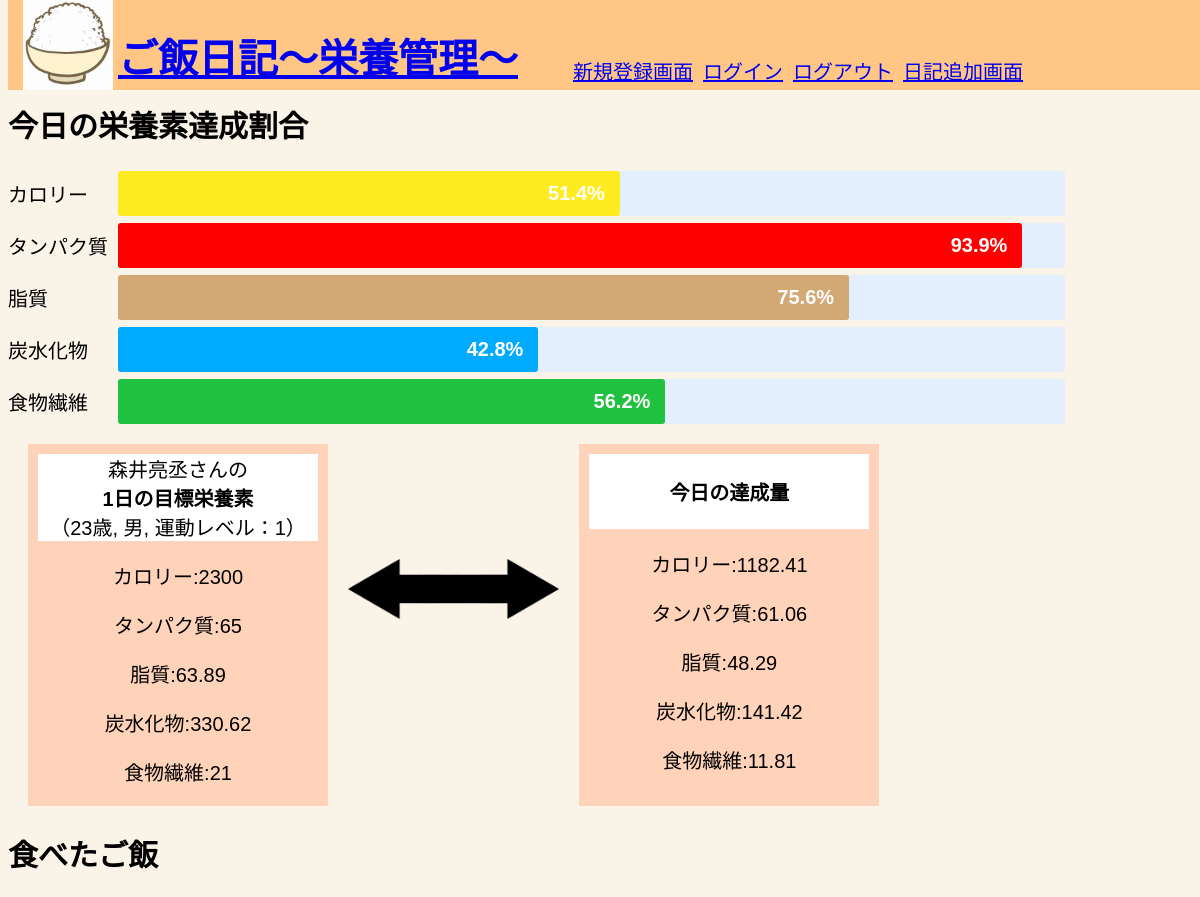
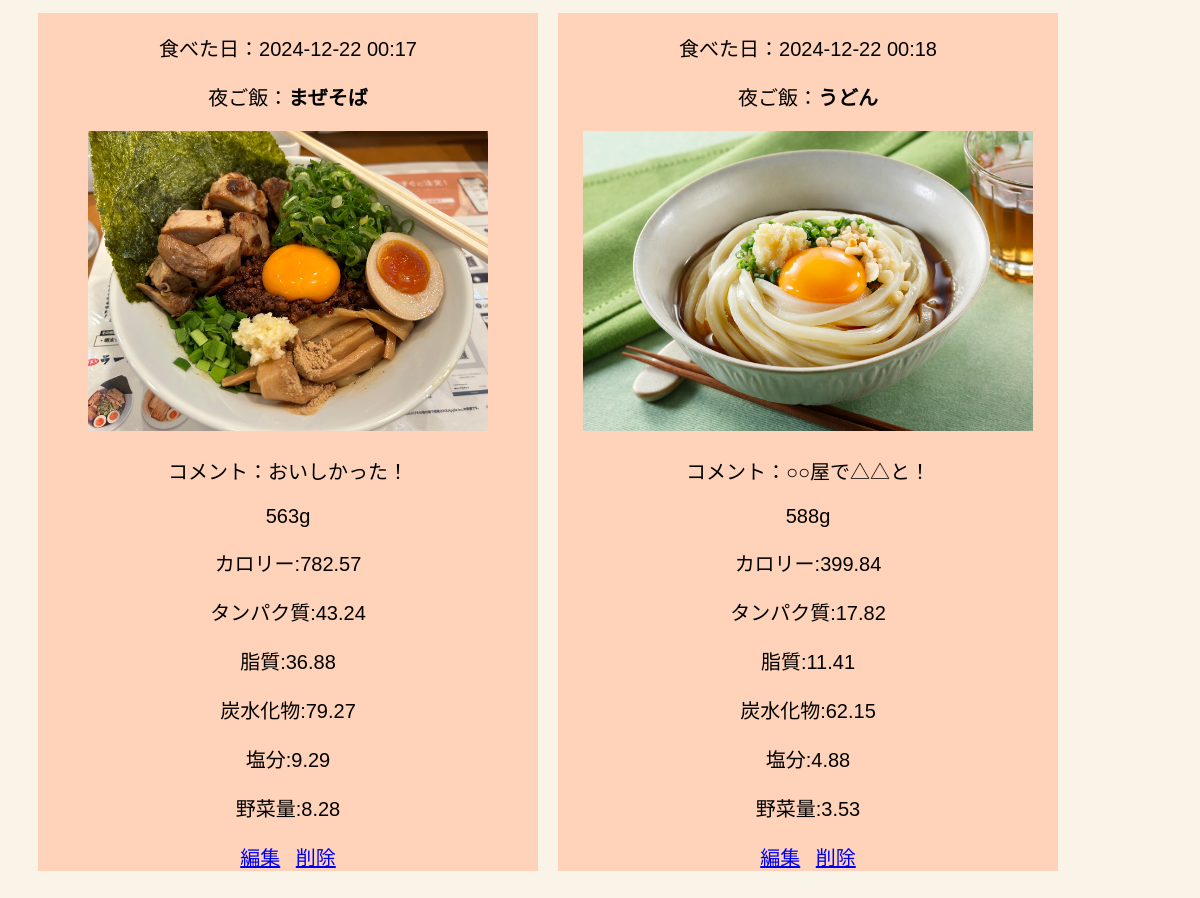
The app's page / (signed in) with its own data (2 pictures, top to bottom).
### app.py (models this page shows)
class User(UserMixin, db.Model):
    id = db.Column(db.Integer, primary_key=True)
    username = db.Column(db.String(50), nullable=False, unique=True)
    password = db.Column(db.String(25))
    age = db.Column(db.Integer, nullable=False)
    sex = db.Column(db.String, nullable=False)
    movetype = db.Column(db.String, nullable=False)
    kcal = db.Column(db.Integer, nullable=False)
    protein = db.Column(db.Integer, nullable=False)
    fat = db.Column(db.Integer, nullable=False)
    carbs = db.Column(db.Integer, nullable=False)
    vege = db.Column(db.Integer, nullable=False)

class Post(db.Model):
    id = db.Column(db.Integer, primary_key=True)
    comment = db.Column(db.String(20), nullable=True)
    pred = db.Column(db.String(140), nullable=False)
    file_path = db.Column(db.String(100), nullable=False)
    userid = db.Column(db.String(50),db.ForeignKey('user.id'), nullable=False)
    kcal = db.Column(db.Integer, nullable=True)
    protein = db.Column(db.Integer, nullable=True)
    fat = db.Column(db.Integer, nullable=True)
    carbs = db.Column(db.Integer, nullable=True)
    salt = db.Column(db.Integer, nullable=True)
    vege = db.Column(db.Integer, nullable=True)
    gram = db.Column(db.Integer, nullable=True)
    created_at = db.Column(db.String, nullable=False)
    meal_time = db.Column(db.String, nullable=True)

### app.py (the view)
@app.route('/')
@login_required
def index():
    today_nutl["kcal"] = 0
    today_nutl["protein"] = 0
    today_nutl["fat"] = 0
    today_nutl["carbs"] = 0
    today_nutl["vege"] = 0
    login_id = current_user.id
    posts = Post.query.filter(Post.userid == login_id)
    users = User.query.filter(User.id == login_id)
    meal_list=[0]*15
    meal_list[0] = Post.query.filter_by(userid=login_id).order_by(Post.id.desc()).first()
    meal_list[1] = Post.query.filter_by(userid=login_id).order_by(Post.id.desc()).offset(1).first()
    num = 0
    flug = 0
    if meal_list[0] and meal_list[1]:
        while flug == 0:
            if meal_list[num].created_at[:10] != meal_list[num+1].created_at[:10]:
                flug = 1
                num -= 1
            else:
                meal_list[num+2] = Post.query.filter_by(userid=login_id).order_by(Post.id.desc()).offset(num+2).first()
            if not meal_list[num+2]:
                flug = 1
            num += 1
    if meal_list[0]:
        for j in range(num+1):
            today_nutl["kcal"] += meal_list[j].kcal
            today_nutl["protein"] += meal_list[j].protein
            today_nutl["fat"] += meal_list[j].fat
            today_nutl["carbs"] += meal_list[j].carbs
            today_nutl["vege"] += meal_list[j].vege
            print(j)
        print("カロリー合計")
        print(today_nutl["kcal"])
    today_nutl["kcal"] = round(today_nutl["kcal"],2)
    today_nutl["protein"] = round(today_nutl["protein"],2)
    today_nutl["fat"] = round(today_nutl["fat"],2)
    today_nutl["carbs"] = round(today_nutl["carbs"],2)
    today_nutl["vege"] = round(today_nutl["vege"],2)
    for i in users:
        nutl_ratio["kcal"] = round(today_nutl["kcal"]/i.kcal*100,1)
        nutl_ratio["protein"] = round(today_nutl["protein"]/i.protein*100,1)
        nutl_ratio["fat"] = round(today_nutl["fat"]/i.fat*100,1)
        nutl_ratio["carbs"] = round(today_nutl["carbs"]/i.carbs*100,1)
        nutl_ratio["vege"] = round(today_nutl["vege"]/i.vege*100,1)
    return render_template('index.html',posts = posts,users = users,nutl=today_nutl,ratio=nutl_ratio)

### app.py (called while the page is built)
@login_manager.user_loader
def load_user(user_id):
    return User.query.get(int(user_id))

### templates/index.html
{% extends "application.html" %}
{% block content %}
    <br>
    <br>
    <br>
    <h2>今日の栄養素達成割合</h2>
    {% for user in users %}
    <dl class="bar-chart-002">
        <div class="bar1">
            <dt>カロリー</dt>
            <dd><span style="width: {{ratio.kcal}}%">{{ratio.kcal}}%</span></dd>
        </div>
        <div class="bar2">
            <dt>タンパク質</dt>
            <dd><span style="width: {{ratio.protein}}%">{{ratio.protein}}%</span></dd>
        </div>
        <div class="bar3">
            <dt>脂質</dt>
            <dd><span style="width: {{ratio.fat}}%">{{ratio.fat}}%</span></dd>
        </div>
        <div class="bar4">
            <dt>炭水化物</dt>
            <dd><span style="width: {{ratio.carbs}}%">{{ratio.carbs}}%</span></dd>
        </div>
        <div class="bar5">
            <dt>食物繊維</dt>
            <dd><span style="width: {{ratio.vege}}%">{{ratio.vege}}%</span></dd>
        </div>
    </dl>
    {% endfor%}
    {% for user in users %}
    <div class = "nutl">
    <div class="purpose">
        <div class="purpose-item">
        {{user.username}}さんの<br><b>1日の目標栄養素</b><br>
        （{{user.age}}歳, {{user.sex}}, 運動レベル：{{user.movetype}}）
        </div>
        <p>カロリー:{{user.kcal}}</p>
        <p>タンパク質:{{user.protein}}</p>
        <p>脂質:{{user.fat}}</p>
        <p>炭水化物:{{user.carbs}}</p>
        <p>食物繊維:{{user.vege}}</p>
    </div>
    {% endfor%}
    <div class="arrow">
        <br><br><br><br><br>
        <img src="../static/image/arrow073.png" height = "60">
    </div>
    <div class="today">
        <div class="today-item">
        <br>
        <b>今日の達成量</b>
        <br>
        <br>
        </div>
        <p>カロリー:{{nutl.kcal}}</p>
        <p>タンパク質:{{nutl.protein}}</p>
        <p>脂質:{{nutl.fat}}</p>
        <p>炭水化物:{{nutl.carbs}}</p>
        <p>食物繊維:{{nutl.vege}}</p>
    </div>
    </div>
    <h2>食べたご飯</h2>
    <div class="dialy">
    {% for post in posts %}
    <div class="dialy-item">
        <p>食べた日：{{post.created_at}}</p>
        <p>{{post.meal_time}}：<b>{{post.pred}}</b></p>
        <img class="upload_image" src={{post.file_path}} height = "300">
        <br>
        <div class="com">
        <p> コメント：{{post.comment}}</p>
        </div>
        <p>{{post.gram}}g</p>
        <p>カロリー:{{post.kcal}}</p>
        <p>タンパク質:{{post.protein}}</p>
        <p>脂質:{{post.fat}}</p>
        <p>炭水化物:{{post.carbs}}</p>
        <p>塩分:{{post.salt}}</p>
        <p>野菜量:{{post.vege}}</p>
        <a href="{{post.id}}/edit">編集</a>
        <a href="{{post.id}}/delete">削除</a>
    </div>
    {% endfor%}
    </div>
{% endblock %}

### templates/application.html (shortened to what this page needs)
<!DOCTYPE html>
<html lang="ja">
<head>
    <link rel=stylesheet href="../static/css/style.css">
</head>
<body>
    <header>
        <img src="../static/image/lice.jpg" height = "90">
        <h1><a href="/">ご飯日記～栄養管理～</a></h1>
        <nav class="url">
            <ul>
                <li><a href="/signup">新規登録画面</a></li>
                <li><a href="/login">ログイン</a></li>
                <li><a href="/logout">ログアウト</a></li>
                <li><a href="/new">日記追加画面</a></li>
            </ul>
        </nav>
    </header>
    {% block content %}
    {% endblock %}
</body>
</html>

### static/css/style.css (style rules this page uses)
header { color: rgb(0, 0, 0); height: 90px; width: 100%; padding: 0px 15px; background-color: rgb(255, 198, 133); position: fixed; top: 0; z-index: 5; display: flex; }
ul { display: flex; list-style: none; }
a { padding: 0 5px; }
body { margin: 10; font-family: "Hiragino Sans W3", "Hiragino Kaku Gothic ProN", "ヒラギノ角ゴ ProN W3", "メイリオ", Meiryo, "ＭＳ Ｐゴシック", "MS PGothic", sans-serif; background-color:rgb(249, 243, 232); font-size: 20px; }
.url { color: #1500f7; text-decoration: none; line-height: 105px; padding: 0 5px; }
.bar-chart-002 { font-size: 1em; }
.bar-chart-002 > div { display: flex; align-items: center; margin-bottom: 7px; }
.bar-chart-002 dt { width: 110px; min-width: 55px; }
.bar-chart-002 dd { width: 80%; margin: 0; border-radius: 3px; background-color: #e3effc; }
.bar-chart-002 span { display: inline-block; padding-right: 15px; border-radius: inherit; color: #fffcfc; font-weight: 600; line-height: 45px; text-align: right; white-space: nowrap; animation: anima-bar-chart-002 1.2s ease; }
.bar1 span { background-color: #ffec20; }
.bar2 span { background-color: #ff0000; }
.bar3 span { background-color: #d2a874; }
.bar4 span { background-color: #00aaff; }
.bar5 span { background-color: #20c040; }
.nutl { display: flex; margin: 20px; }
.purpose { margin-right: 20px; width: 300px; text-align: center; background-color: #ffd3b9; }
.purpose-item { margin: 10px; text-align: center; background-color: #ffffff; }
.today { margin-right: 50px; margin-left: 20px; width: 300px; text-align: center; background-color: #ffd3b9; }
.today-item { margin: 10px; text-align: center; background-color: #ffffff; }
.dialy { display: flex; margin: 20px; }
.dialy-item { background-color: #ffd3b9; margin: 10px; text-align: center; width: 500px; }

### records on screen
User: kcal "51.4", protein "93.9", fat "75.6", carbs "42.8", vege "56.2", username "森井亮丞", age "23", sex "男", movetype "1", kcal "2300", protein "65", fat "63.89", carbs "330.62", vege "21"
Post: created_at "2024-12-22 00:17", meal_time "夜ご飯", pred "まぜそば", shows a picture, comment "おいしかった！", gram "563", kcal "782.57", protein "43.24", fat "36.88", carbs "79.27", salt "9.29", vege "8.28"
Post: created_at "2024-12-22 00:18", meal_time "夜ご飯", pred "うどん", shows a picture, comment "○○屋で△△と！", gram "588", kcal "399.84", protein "17.82", fat "11.41", carbs "62.15", salt "4.88", vege "3.53"

### other values on screen
{{ nutl.kcal }} "1182.41"
{{ nutl.protein }} "61.06"
{{ nutl.fat }} "48.29"
{{ nutl.carbs }} "141.42"
{{ nutl.vege }} "11.81"
